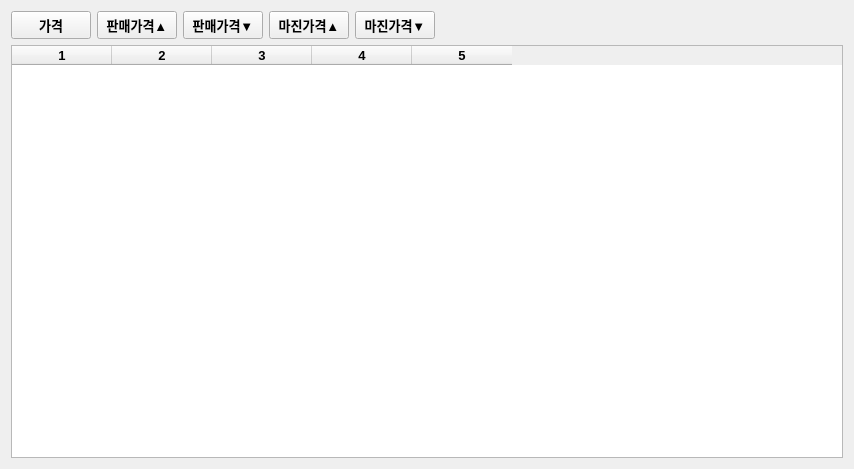
<?xml version="1.0" encoding="UTF-8"?>
<ui version="4.0">
 <class>DepartmentForm</class>
 <widget class="QWidget" name="DepartmentForm">
  <property name="geometry">
   <rect>
    <x>0</x>
    <y>0</y>
    <width>854</width>
    <height>469</height>
   </rect>
  </property>
  <property name="windowTitle">
   <string>판매세부내역</string>
  </property>
  <layout class="QGridLayout" name="gridLayout_2">
   <item row="0" column="0">
    <layout class="QGridLayout" name="gridLayout">
     <item row="0" column="0">
      <layout class="QHBoxLayout" name="horizontalLayout">
       <item>
        <widget class="QPushButton" name="btn_sale">
         <property name="font">
          <font>
           <pointsize>10</pointsize>
           <weight>75</weight>
           <bold>true</bold>
          </font>
         </property>
         <property name="text">
          <string>가격</string>
         </property>
        </widget>
       </item>
       <item>
        <widget class="QPushButton" name="btn_saleprice_asc">
         <property name="font">
          <font>
           <pointsize>10</pointsize>
           <weight>75</weight>
           <bold>true</bold>
          </font>
         </property>
         <property name="text">
          <string>판매가격▲</string>
         </property>
        </widget>
       </item>
       <item>
        <widget class="QPushButton" name="btn_saleprice_desc">
         <property name="font">
          <font>
           <pointsize>10</pointsize>
           <weight>75</weight>
           <bold>true</bold>
          </font>
         </property>
         <property name="text">
          <string>판매가격▼</string>
         </property>
        </widget>
       </item>
       <item>
        <widget class="QPushButton" name="btn_marginprice_asc">
         <property name="font">
          <font>
           <pointsize>10</pointsize>
           <weight>75</weight>
           <bold>true</bold>
          </font>
         </property>
         <property name="text">
          <string>마진가격▲</string>
         </property>
        </widget>
       </item>
       <item>
        <widget class="QPushButton" name="btn_marginprice_desc">
         <property name="font">
          <font>
           <pointsize>10</pointsize>
           <weight>75</weight>
           <bold>true</bold>
          </font>
         </property>
         <property name="text">
          <string>마진가격▼</string>
         </property>
        </widget>
       </item>
       <item>
        <spacer name="horizontalSpacer">
         <property name="orientation">
          <enum>Qt::Horizontal</enum>
         </property>
         <property name="sizeHint" stdset="0">
          <size>
           <width>128</width>
           <height>20</height>
          </size>
         </property>
        </spacer>
       </item>
      </layout>
     </item>
     <item row="1" column="0">
      <widget class="QTableWidget" name="tableWidget">
       <property name="font">
        <font>
         <pointsize>10</pointsize>
         <weight>75</weight>
         <bold>true</bold>
        </font>
       </property>
       <property name="rowCount">
        <number>0</number>
       </property>
       <property name="columnCount">
        <number>5</number>
       </property>
       <attribute name="verticalHeaderVisible">
        <bool>false</bool>
       </attribute>
       <column/>
       <column/>
       <column/>
       <column/>
       <column/>
      </widget>
     </item>
    </layout>
   </item>
  </layout>
 </widget>
 <resources/>
 <connections/>
</ui>
